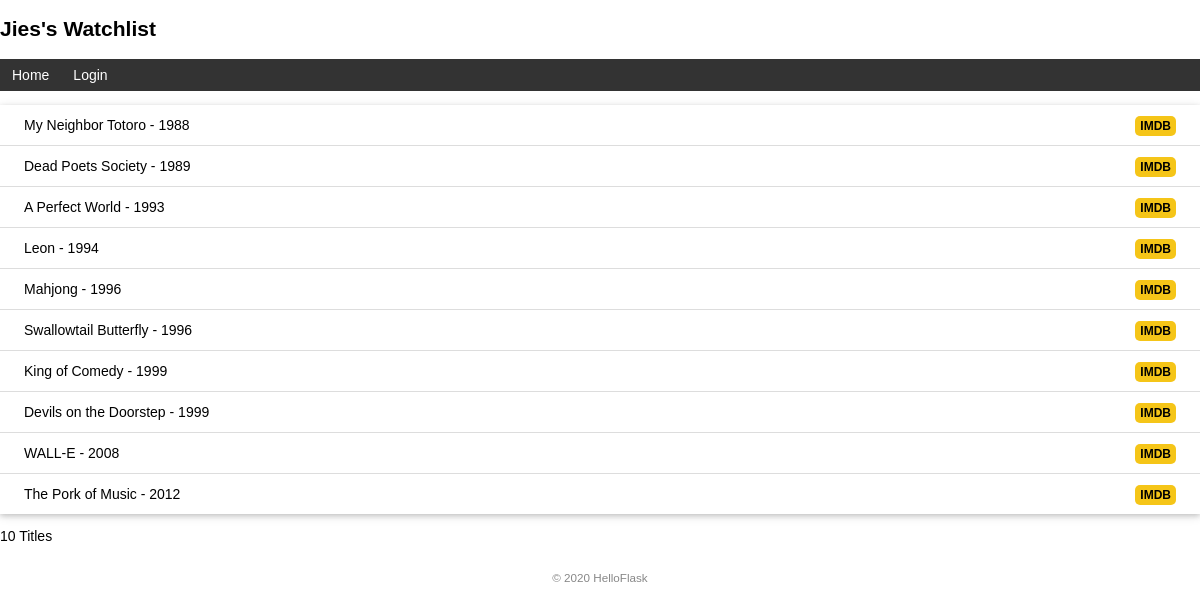
The page / on the database its author committed.
### watchlist/watchlist/models.py (models this page shows, shortened)
class User(db.Model, UserMixin):
    id = db.Column(db.Integer, primary_key=True)
    name = db.Column(db.String(20))
    username = db.Column(db.String(20)) # user name
    password_hash = db.Column(db.String(128)) # hash password

class Movie(db.Model):
    id = db.Column(db.Integer, primary_key=True)
    title = db.Column(db.String(60))
    year = db.Column(db.String(4))

### watchlist/watchlist/views.py (the view, shortened to what this page needs)
@app.route("/", methods=['GET', 'POST'])
def index():
    movies = Movie.query.all()
    return render_template("index.html", movies=movies)

### watchlist/watchlist/__init__.py (called while the page is built)
@app.context_processor
def inject_user():
    from watchlist.models import User
    user = User.query.first()
    return dict(user=user)

### watchlist/watchlist/templates/index.html (shortened to what this page needs)
{% extends 'base.html'%} {% block content %}
<ul class="movie-list">
  {% for movie in movies %}
  <li>
    {{ movie.title }} - {{ movie.year }}
    <span class="float-right">
      <a href="https://www.imdb.com/find?q={{ movie.title }}" title="Find this movie on IMDB" target="_blank" class="imdb">IMDB</a>
    </span>
  </li>
  {% endfor %}
</ul>
<p>{{ movies|length }} Titles</p>
{% endblock %}

### watchlist/watchlist/templates/base.html (shortened to what this page needs)
<!DOCTYPE html>
<html lang="en">
  <head>
    {% block head %}
    <link
      rel="stylesheet"
      href="{{ url_for('static', filename='index.css') }}"
      type="text/css"
    />
    {% endblock %}
  </head>
  <body>
    <h2>
      {{ user.name }}'s Watchlist
    </h2>
    <nav>
      <ul>
        <li><a href="{{ url_for('index') }}">Home</a></li>
        {% if current_user.is_authenticated %}
        <li><a href="{{ url_for('settings') }}">Settings</a></li>
        <li><a href="{{ url_for('logout') }}">Logout</a></li>
        {% else %}
        <li><a href="{{ url_for('login') }}">Login</a></li>
        {% endif %}
      </ul>
    </nav>
    {% block content %}{% endblock %}
    <footer>
      <small>&copy; 2020 HelloFlask</small>
    </footer>
  </body>
</html>

### watchlist/watchlist/static/index.css (style rules this page uses)
body { margin: auto; max-width: 1280px; font-size: 14px; font-family: Helvetica, Arial, sans-serif; }
.movie-list { list-style-type: none; padding: 0; margin-bottom: 10px; box-shadow: 0 2px 5px 0 rgba(0, 0, 0, 0.16), 0 2px 10px 0 rgba(0, 0, 0, 0.12); }
.movie-list li { padding: 12px 24px; border-bottom: 1px solid #ddd; }
.movie-list li:last-child { border-bottom: none; }
footer { color: #888; margin-top: 15px; text-align: center; padding: 10px; }
nav ul { list-style-type: none; margin: 0; padding: 0; overflow: hidden; background-color: #333; }
nav li { float: left; }
nav li a { display: block; color: white; text-align: center; padding: 8px 12px; text-decoration: none; }
.float-right { float: right; }
.imdb { font-size: 12px; font-weight: bold; color: black; text-decoration: none; background: #f5c518; border-radius: 5px; padding: 3px 5px; }

### rows shown on the page
User: name "Jies"
Movie: title "My Neighbor Totoro", year "1988"
Movie: title "Dead Poets Society", year "1989"
Movie: title "A Perfect World", year "1993"
Movie: title "Leon", year "1994"
Movie: title "Mahjong", year "1996"
Movie: title "Swallowtail Butterfly", year "1996"
Movie: title "King of Comedy", year "1999"
Movie: title "Devils on the Doorstep", year "1999"
Movie: title "WALL-E", year "2008"
Movie: title "The Pork of Music", year "2012"

### other values the page prints
{{ movies|length }} "10"
